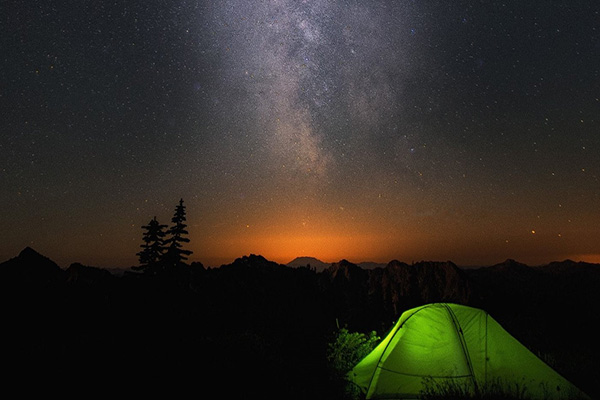
#> input picture 01a.jpg, 600 x 400 px
$ python '033 DoG Operator(1).py'   (older library calls are emulated)
#> lines starting #> are read from the running program, lines starting #| are printed output that depends on the picture; after the words box and inside, x2 and y2 are one past the last pixel; in counts of white or black regions, pixels touching at a corner belong together
import sys
import cv2
import numpy as np
from scipy import signal
import math


# 非归一化的高斯卷积
def gaussConv(I, size, sigma):
    # 卷积核的高和宽
    H, W = size
    # 构造水平方向上非归一化的高斯卷积核
    xr, xc = np.mgrid[0:1, 0:W]
    xc -= np.int((W - 1) / 2)
    xk = np.exp(-np.power(xc, 2.0) / (2.0 * pow(sigma, 2)))
    # I 与 xk 卷积
    I_xk = signal.convolve2d(I, xk, 'same', 'symm')
    # 构造垂直方向上的非归一化的高斯卷积核
    yr, yc = np.mgrid[0:H, 0:1]
    yr -= np.int((H - 1) / 2)
    yk = np.exp(-np.power(yr, 2.0) / (2.0 * pow(sigma, 2.0)))
    # I_xk 与 yk 卷积
    I_xk_yk = signal.convolve2d(I_xk, yk, 'same', 'symm')
    I_xk_yk *= 1.0 / (2 * np.pi * pow(sigma, 2.0))
    return I_xk_yk
    #


# 高斯差分
def DoG(I, size, sigma, k=1.1):
    # 标准差为 sigma 的非归一化的高斯卷积
    Is = gaussConv(I, size, sigma)
    # 标准差为 k*sigma 的非归一化高斯卷积
    Isk = gaussConv(I, size, k * sigma)
    # 两个高斯卷积的差分
    doG = Isk - Is
    doG /= (pow(sigma, 2.0) * (k - 1))
    return doG


# 主函数
if __name__ == "__main__":
    image = cv2.imread('01a.jpg', cv2.IMREAD_GRAYSCALE)
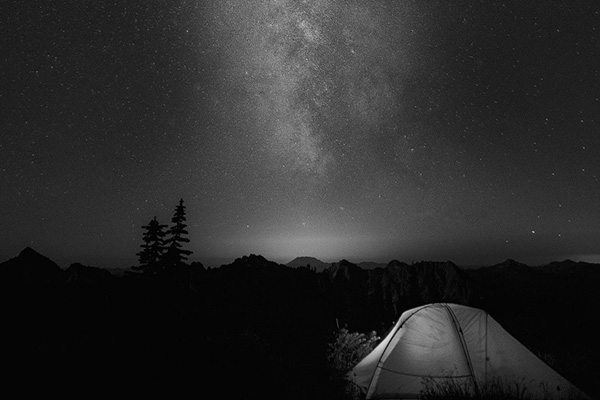
#> image: shape (400, 600); min 0, max 223, mean 43.5
    cv2.imshow("image", image)  # 显示原图
    # 高斯差分边缘检测
    sigma = 2
    k = 1.5
    size = (15, 15)
    imageDoG = DoG(image, size, sigma, k)
#> in gaussConv, `I_xk = signal.convolve2d(I, xk, 'same', 'symm')`:
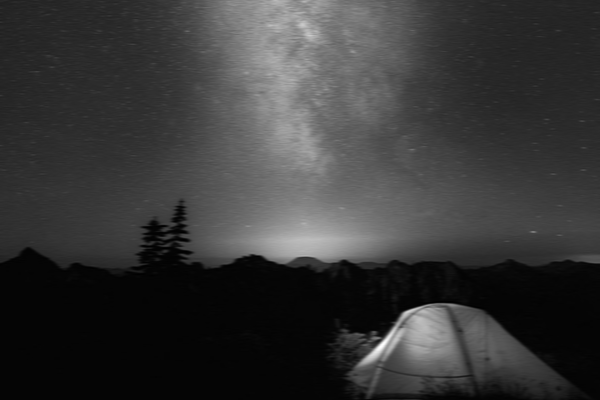
#> I_xk: shape (400, 600) float64; min 5.22, max 980.8, mean 217.9; drawn with min black and max white
#> call 2 of gaussConv, with size = (15, 15), sigma = 3
#> in gaussConv (call 2), `I_xk_yk = signal.convolve2d(I_xk, yk, 'same', 'symm')`:
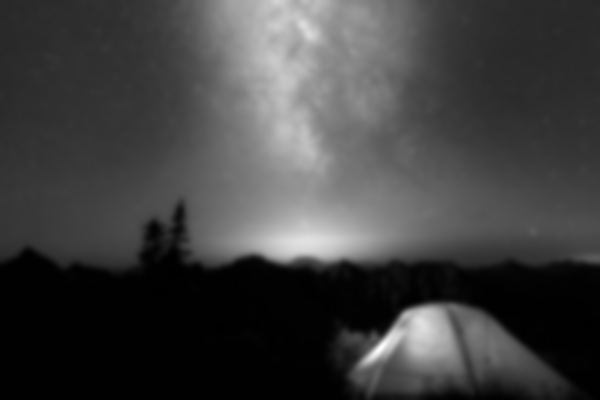
#> I_xk_yk: shape (400, 600) float64; min 233.3, max 8826.3, mean 2399.6; drawn with min black and max white
#> in DoG, `doG = Isk - Is`:
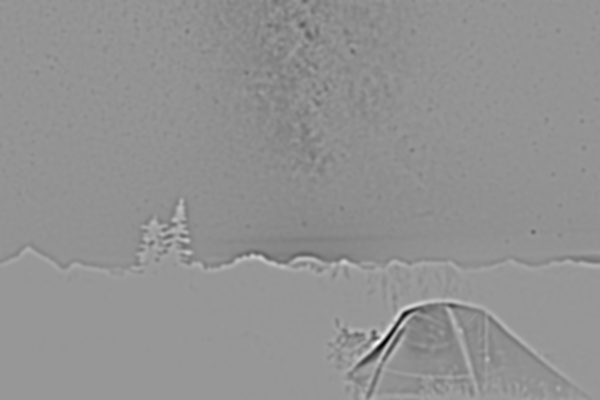
#> doG: shape (400, 600) float64; min -29.46, max 20.02, mean -1; drawn with min black and max white
    # 二值化边缘，对 imageDoG 阈值处理
    edge = np.copy(imageDoG)
    edge[edge > 0] = 255
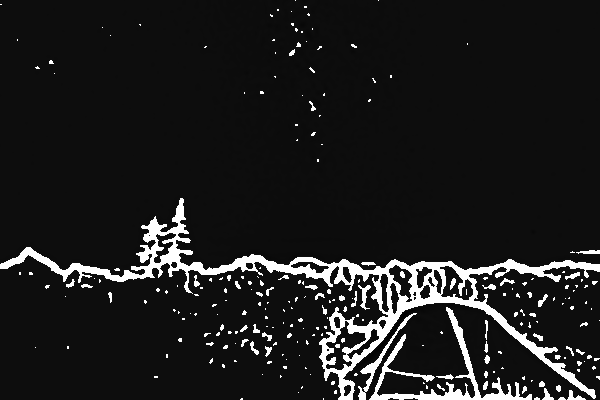
#> edge: shape (400, 600) float64; min -14.73, max 255, mean 18; drawn with min black and max white
    edge[edge <= 0] = 0
#> edge: shape (400, 600) float64; 7.3% white; 241 white regions (189 under 20 px), largest, box (x1, y1, x2, y2) and area: (0, 198, 600, 400) 11679, (369, 307, 532, 400) 2131, (358, 313, 417, 400) 478
    edge = edge.astype(np.uint8)
    cv2.imshow("edge", edge)
    cv2.imwrite("edge.jpg", edge)
    # 图像边缘抽象化
    asbstraction = -np.copy(imageDoG)
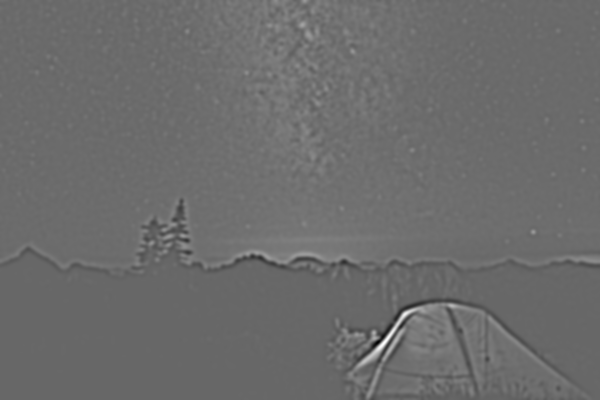
#> asbstraction: shape (400, 600) float64; min -10.01, max 14.73, mean 0.513; drawn with min black and max white
    asbstraction = asbstraction.astype(np.float32)
    asbstraction[asbstraction >= 0] = 1.0
    asbstraction[asbstraction < 0] = 1.0 + np.tanh(asbstraction[asbstraction < 0])
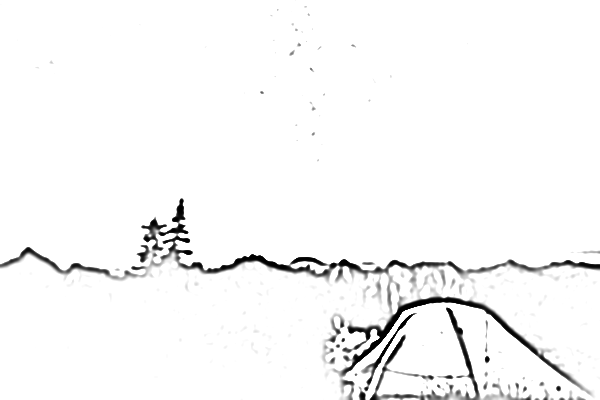
#> asbstraction: shape (400, 600) float32; min 0, max 1, mean 0.97

    asbstraction = asbstraction * 255
    asbstraction = asbstraction.astype(np.uint8)
    cv2.imshow("asbstraction", asbstraction)
    cv2.waitKey(0)
    cv2.destroyAllWindows()

$ run again, with 04.jpg copied over 01a.jpg
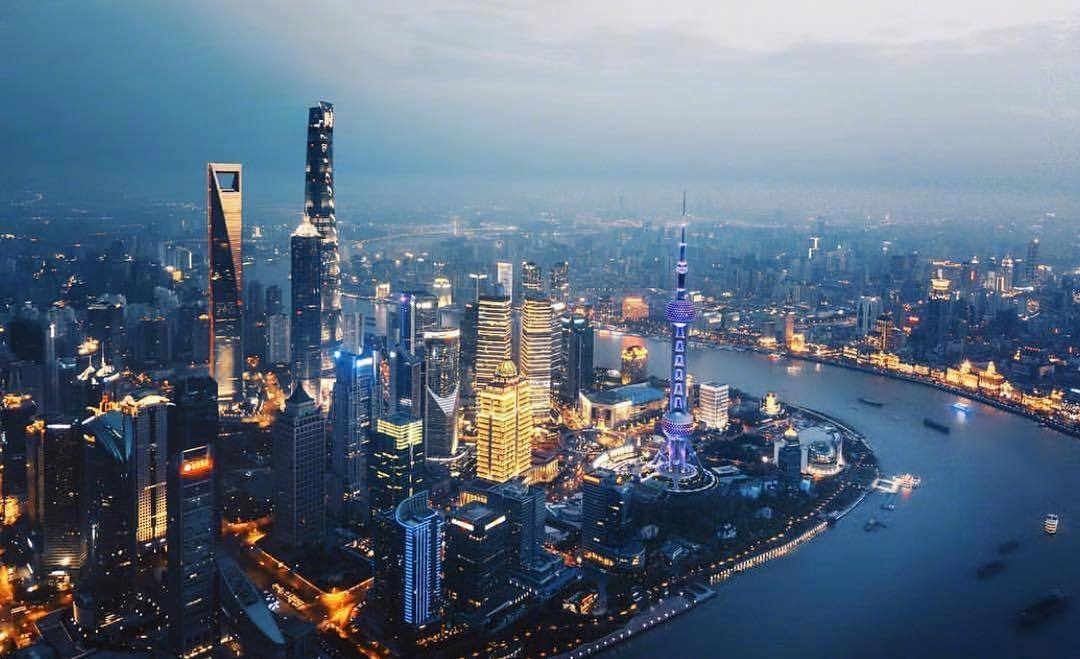
#> input picture 04.jpg, 1080 x 659 px
#> `edge[edge > 0] = 255`:
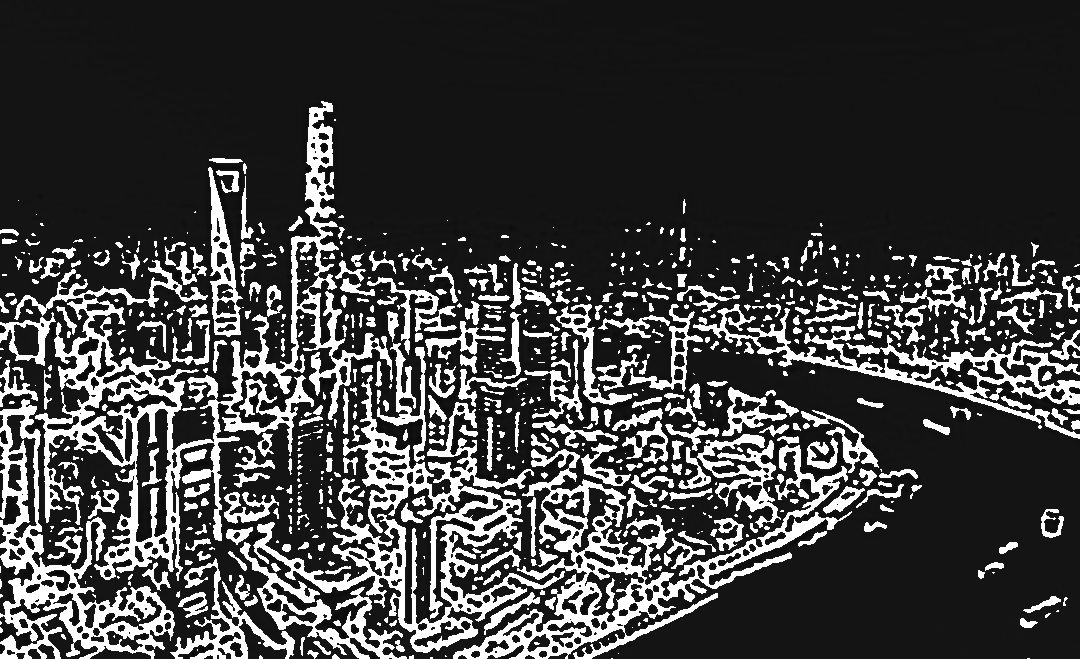
#> edge: shape (659, 1080) float64; min -23.19, max 255, mean 48.5; drawn with min black and max white
#> `asbstraction[asbstraction < 0] = 1.0 + np.tanh(asbstraction[asbstracti..`:
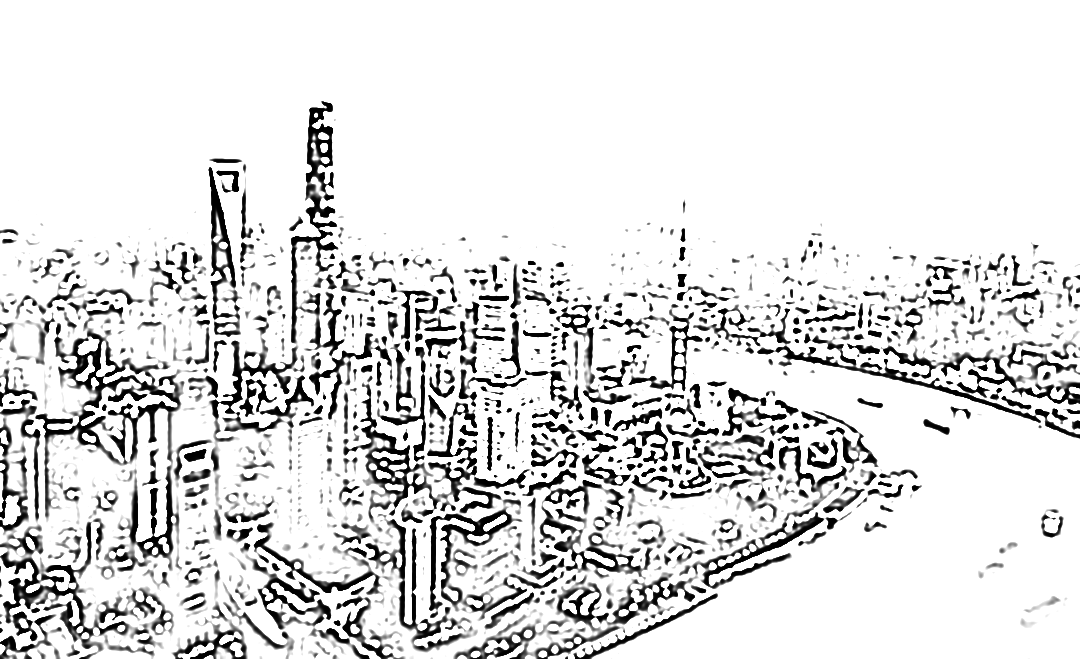
#> asbstraction: shape (659, 1080) float32; min 0, max 1, mean 0.874
